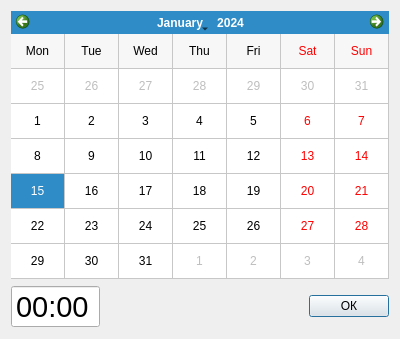
<?xml version="1.0" encoding="UTF-8"?>
<ui version="4.0">
 <class>CalendarDialog</class>
 <widget class="QDialog" name="CalendarDialog">
  <property name="geometry">
   <rect>
    <x>0</x>
    <y>0</y>
    <width>400</width>
    <height>339</height>
   </rect>
  </property>
  <property name="windowTitle">
   <string>Дата выполнения заявки</string>
  </property>
  <layout class="QVBoxLayout" name="verticalLayout">
   <item>
    <widget class="QCalendarWidget" name="calendarWidget">
     <property name="gridVisible">
      <bool>true</bool>
     </property>
     <property name="verticalHeaderFormat">
      <enum>QCalendarWidget::NoVerticalHeader</enum>
     </property>
    </widget>
   </item>
   <item>
    <layout class="QHBoxLayout" name="horizontalLayout">
     <item>
      <widget class="QTimeEdit" name="timeEdit">
       <property name="font">
        <font>
         <pointsize>22</pointsize>
        </font>
       </property>
       <property name="buttonSymbols">
        <enum>QAbstractSpinBox::NoButtons</enum>
       </property>
       <property name="displayFormat">
        <string>HH:mm</string>
       </property>
      </widget>
     </item>
     <item>
      <spacer name="horizontalSpacer">
       <property name="orientation">
        <enum>Qt::Horizontal</enum>
       </property>
       <property name="sizeHint" stdset="0">
        <size>
         <width>40</width>
         <height>20</height>
        </size>
       </property>
      </spacer>
     </item>
     <item>
      <widget class="QPushButton" name="okPushButton">
       <property name="text">
        <string>ОК</string>
       </property>
       <property name="icon">
        <iconset resource="kcrm.qrc">
         <normaloff>:/images/ok32.png</normaloff>:/images/ok32.png</iconset>
       </property>
      </widget>
     </item>
    </layout>
   </item>
  </layout>
 </widget>
 <resources>
  <include location="kcrm.qrc"/>
 </resources>
 <connections/>
</ui>
